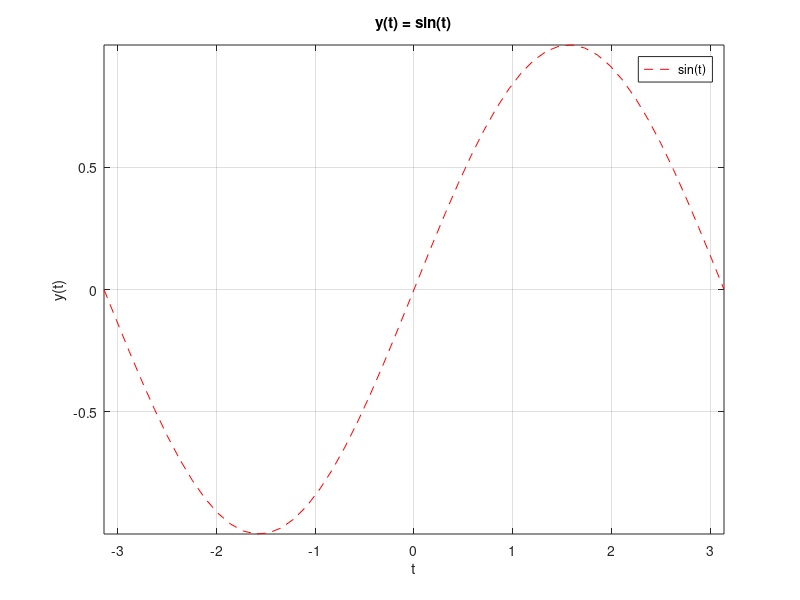
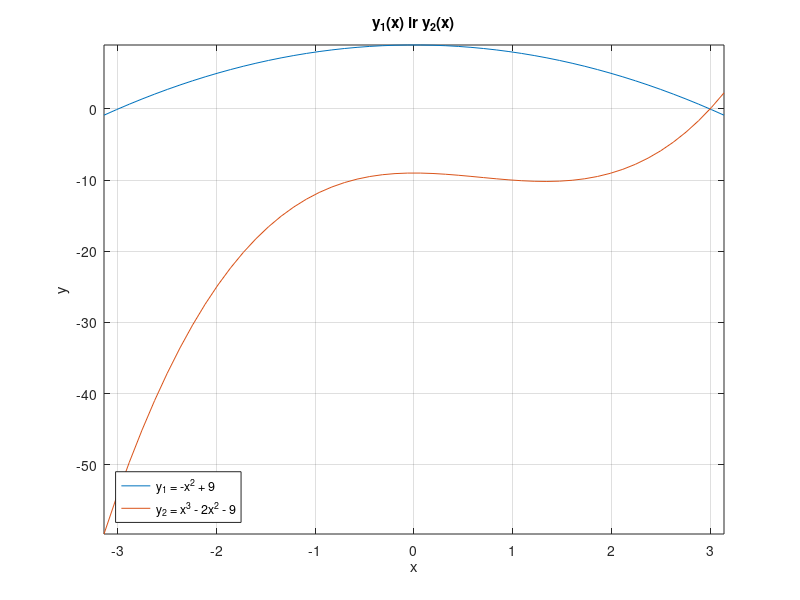
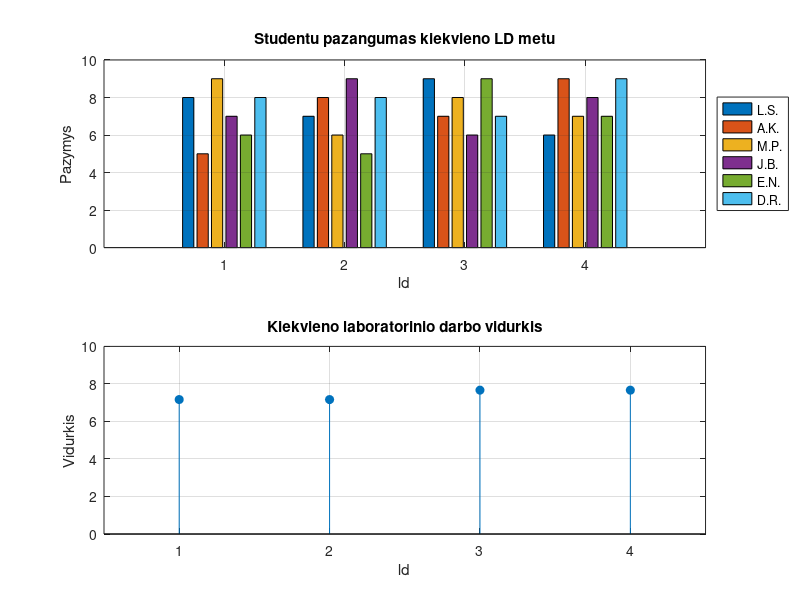

These charts were generated, in order, by the following MATLAB code:
% Lukas Skrebe
% EIF-25
% 7 variantas
% 2026-09-28

t = linspace(-pi, pi, 50);
y = sin(t);

figure
plot(t, y, 'r--')
xlabel('t')
ylabel('y(t)')
title('y(t) = sin(t)')
legend('sin(t)', 'Location', 'northeast')
axis([min(t) max(t) min(y) max(y)])
grid on

x = linspace(-pi, pi, 50);
y1 = -x.^2 + 9;
y2 = x.^3 - 2*x.^2 - 9;

figure
plot(x, y1, x, y2)
xlabel('x')
ylabel('y')
title('y_1(x) ir y_2(x)')
legend('y_1 = -x^2 + 9', 'y_2 = x^3 - 2x^2 - 9', 'Location', 'southwest')
axis([min(x) max(x) min([y1 y2]) max([y1 y2])])
grid on

pazymiai = [
    8 7 9 6
    5 8 7 9
    9 6 8 7
    7 9 6 8
    6 5 9 7
    8 8 7 9
];
vardai = {'L.S.', 'A.K.', 'M.P.', 'J.B.', 'E.N.', 'D.R.'};
vidurkiai_ld = mean(pazymiai, 1);

figure
subplot(2, 1, 1)
bar(pazymiai')
xlabel('ld')
ylabel('Pazymys')
title('Studentu pazangumas kiekvieno LD metu')
legend(vardai, 'Location', 'eastoutside')
ylim([0 10])
grid on

subplot(2, 1, 2)
stem(1:4, vidurkiai_ld, 'filled')
xlabel('ld')
ylabel('Vidurkis')
title('Kiekvieno laboratorinio darbo vidurkis')
ylim([0 10])
xlim([0.5 4.5])
grid on
